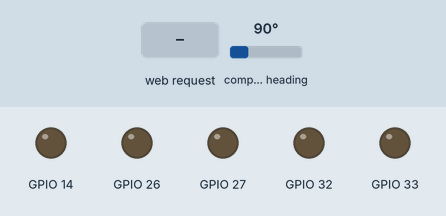
Simulated run of this sketch. Board: ESP32. Shown: output pins drawn as LEDs (lit = HIGH). The test bench sets the inputs (shaded band); at power-on: compass heading 90°. WiFi joins after 1.5 s; servers stay silent unless stated; what the sketch prints to the serial monitor is not drawn.

Above: at 2.7 s.
2.8 s: HTTP request GET /start received
At 3.1 s:
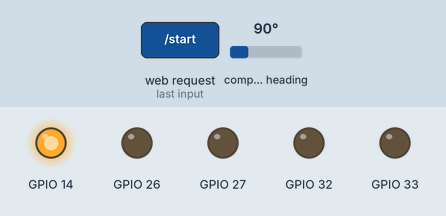
5.8 s: HTTP request GET /right received
At 6.2 s:
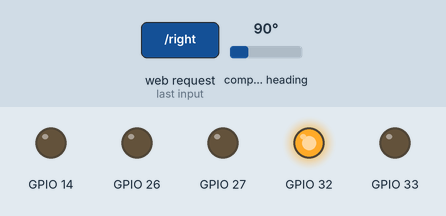
7.8 s: HTTP request GET /left received
At 8.2 s:
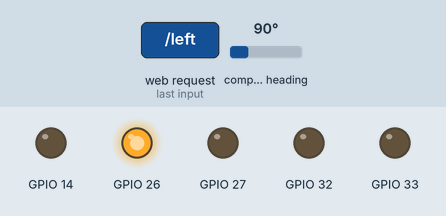
9.8 s: HTTP request GET /forward received
At 10.2 s:
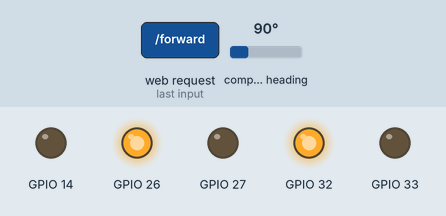
11.8 s: HTTP request GET /back received
At 12.2 s:
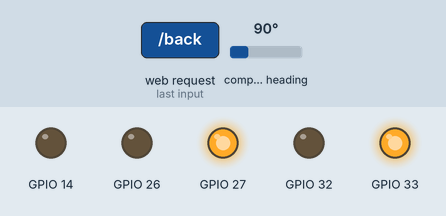
13.8 s: HTTP request GET /image_automatic?ms=120&a=120 received
At 14.2 s:
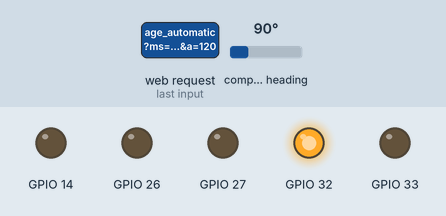
Timing chart, 0 to 16.3 s (numbered marks = the images above; inputs shaded):
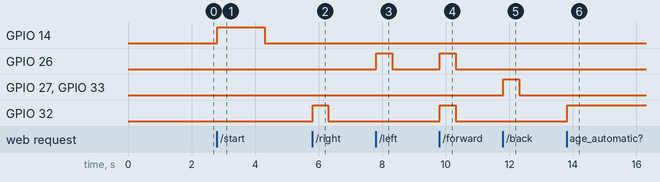

The sketch:

esp32_controller_todai2.ino
```cpp
#include <Wire.h>
#include <Adafruit_Sensor.h>
#include <Adafruit_BME280.h>
#include <MPU9250_asukiaaa.h>
#include <math.h>
#include <SoftwareSerial.h>
#include <WiFi.h>
#include <WiFiClient.h>
#include <WebServer.h>
#include <ESPmDNS.h>
#include <HTTPClient.h>

//マックスの家庭
const char* ssid = "C42B4484CD6E-2G";
const char* password = "xgkfxpet80ww44";

const IPAddress ip(192,168,3,15);
const IPAddress subnet(255,255,255,0);

//あべ家庭
//const char* ssid = "30F772BDEE2B-2G";
//const char* password = "2215092933052";
//
//const IPAddress ip(192, 168, 3, 7);
//const IPAddress gateway(192,168, 3, 1);
//const IPAddress subnet(255, 255, 255, 0);

//あべスマホ
//const char* ssid = "mayaphone";
//const char* password = "astroswitch";
//
//const IPAddress ip(192,168,3,15);
//const IPAddress subnet(255,255,255,0);

WebServer server(80);

Adafruit_BME280 bme;
SoftwareSerial mySerial(16, 17);
MPU9250_asukiaaa mySensor;

#ifdef _ESP32_HAL_I2C_H_
#define SDA_PIN 21
#define SCL_PIN 22
#endif

//#define PIN_IN1 32
//#define PIN_IN2 33
//#define PIN_IN3 26
//#define PIN_IN4 27

float aX, aY, aZ, aSqrt, gX, gY, gZ, mDirection, mX, mY, mZ, ang;
float mXoffset = 34.44;
float mYoffset = 102.13;
float mZoffset = 0;
float lonx;
float latx;
float lony =139.736954;
float laty =35.741970;
float _lonx;
float _latx;
float _lony;
float _laty;
double aa;
double ab;
float ac;
float ad;
float XY;
float pi = 3.14159265;
float r = 6378137;//地球半径[m]表示
float dis;
float disa;
float disb;
float disc;
float disd;
float disx;
float anga;
float angb;
float angm;
float angx;
float pres = 0;
float temp = 0;
float heig = 0;
float heigx = 0;
double a1;
double a2;
int a = 0;
int lonxx;
int latxx;
int mode=0;
int num=0;
int num2 = 0;
int num3 = 0;
float timer;


float mpu_ang();
float gps_ang();
float gps_dis();
double gps_read();
float read_heig(float, float);
void motor(int, int);
void motor2(int, int, int);
void fire(int); //ニクロム線発熱関数の宣言


float mpu_ang(){
    uint8_t sensorId;


  if (mySensor.magUpdate() == 0) {
    mX = mySensor.magX()-mXoffset;
    mY = mySensor.magY()-mYoffset;
    mZ = mySensor.magZ()-mZoffset;

    if (mX,mY>0){
      ang = (atan(mX/mY))*180/3.1415;
    }else{
      if(mX>0 && mY<0){
        ang = 180 + (atan(mX/mY))*180/3.1415;
      }else{
        if(mX<0 && mY<0){
          ang = 180 + (atan(mX/mY))*180/3.1415;
        }
        }
      }
    if (mX<0 && mY>0){
      ang = 360 + (atan(mX/mY))*180/3.1415;
    }

    return ang;

  }
}


void fire(int msec){
  digitalWrite(14, HIGH);
  delay(msec);
  digitalWrite(14, LOW);
}


void motor(int mode, int msec){
  switch(mode){

    case 0: //直進
     digitalWrite(32,HIGH);
     ledcWrite(1,0);
     digitalWrite(26,HIGH);
     ledcWrite(3,0);

     delay(msec);

     digitalWrite(32,LOW);
     ledcWrite(1,0);
     digitalWrite(26,LOW);
     ledcWrite(3,0);


      break;

    case 1: //後退
     digitalWrite(32,LOW);
     ledcWrite(1,255);
     digitalWrite(26,LOW);
     ledcWrite(3,255);

     delay(msec);

     digitalWrite(32,LOW);
     ledcWrite(1,0);
     digitalWrite(26,LOW);
     ledcWrite(3,0);


      break;

    case 2: //右回転
     digitalWrite(32,HIGH);
     ledcWrite(1,0);
     digitalWrite(26,LOW);
     ledcWrite(3,0);

     delay(msec);

     digitalWrite(32,LOW);
     ledcWrite(1,0);
     digitalWrite(26,LOW);
     ledcWrite(3,0);


      break;

    case 3: //左回転
     digitalWrite(32,LOW);
     ledcWrite(1,0);
     digitalWrite(26,HIGH);
     ledcWrite(3,0);

     delay(msec);

     digitalWrite(32,LOW);
     ledcWrite(1,0);
     digitalWrite(26,LOW);
     ledcWrite(3,0);


      break;

  }
}


void motor2(int mode, int left, int right){
  switch(mode){

    case 0: //直進
     digitalWrite(32,HIGH);
     ledcWrite(1,0);
     digitalWrite(26,HIGH);
     ledcWrite(3,0);
      break;

    case 1: //後退
     digitalWrite(32,LOW);
     ledcWrite(1,left);
     digitalWrite(26,LOW);
     ledcWrite(3,right);
      break;

    case 2: //右回転
     digitalWrite(32,HIGH);
     ledcWrite(1,0);
     digitalWrite(26,LOW);
     ledcWrite(3,0);
      break;

    case 3: //左回転
     digitalWrite(32,LOW);
     ledcWrite(1,0);
     digitalWrite(26,HIGH);
     ledcWrite(3,0);
      break;

    case 4: //右回転強め
     digitalWrite(32,HIGH);
     ledcWrite(1,0);
     digitalWrite(26,LOW);
     ledcWrite(3,255);
      break;

  }
}

void run_cmd(int num4, int msec){  //num4にコマンドの種類、msecに動作時間(ms)
  switch(num4){
    case 0: //ニクロム線点火
     digitalWrite(14,HIGH);
     delay(msec);
     digitalWrite(14,LOW);

    case 1: //前進
     digitalWrite(32,HIGH);
     ledcWrite(1,0);
     digitalWrite(26,HIGH);
     ledcWrite(3,0);

     delay(msec);

     digitalWrite(32,LOW);
     ledcWrite(1,0);
     digitalWrite(26,LOW);
     ledcWrite(3,0);


      break;

    case 2: //後退
     digitalWrite(32,LOW);
     ledcWrite(1,255);
     digitalWrite(26,LOW);
     ledcWrite(3,255);

     delay(msec);

     digitalWrite(32,LOW);
     ledcWrite(1,0);
     digitalWrite(26,LOW);
     ledcWrite(3,0);


      break;

    case 3: //右回転
     digitalWrite(32,HIGH);
     ledcWrite(1,0);
     digitalWrite(26,LOW);
     ledcWrite(3,0);

     delay(msec);

     digitalWrite(32,LOW);
     ledcWrite(1,0);
     digitalWrite(26,LOW);
     ledcWrite(3,0);


      break;

    case 4: //左回転
     digitalWrite(32,LOW);
     ledcWrite(1,0);
     digitalWrite(26,HIGH);
     ledcWrite(3,0);

     delay(msec);

     digitalWrite(32,LOW);
     ledcWrite(1,0);
     digitalWrite(26,LOW);
     ledcWrite(3,0);

      break;

  }

}

void handleright() {
  if (num==1){
    if (server.hasArg("ms")) {
      int j = server.arg("ms").toInt();
      run_cmd(3,j);
    }else{
      run_cmd(3,500);
    }
    server.send(200, "text/plain", "go right");
    Serial.println("right working");
  }
}

void handlerightlittle() {
  if (num==1){
    run_cmd(3,200);
    delay(5000);
    server.send(200, "text/plain", "go right little");
    Serial.println("right little working");
  }
}


void handleleft() {
  if (num==1){
    if (server.hasArg("ms")) {
      int j = server.arg("ms").toInt();
      run_cmd(4,j);
    }else{
      run_cmd(4,500);
    }
    server.send(200, "text/plain", "go left");
    Serial.println("left working");
  }
}


void handleforward() {
  if (num==1){
    if (server.hasArg("ms")) {
      int j = server.arg("ms").toInt();
      run_cmd(1,j);
    }else{
      run_cmd(1,500);
    }
    server.send(200, "text/plain", "go forward");
    Serial.println("forward working");
  }
}


void handleback() {
  if (num==1){
    if (server.hasArg("ms")) {
      int j = server.arg("ms").toInt();
      run_cmd(2,j);
    }else{
      run_cmd(2,500);
    }
    server.send(200, "text/plain", "go back");
    Serial.println("back working");
  }
}


void handleautomatic() {
  if (num==1){
    float angx;
    float angy;
    float anga;
    float angb;

    if (server.hasArg("a")) {
      int i = server.arg("a").toInt();
      angx = mpu_ang();
      angy = angx + i;
      if(angy<0){
        angy = angy + 360;
      }

      anga = angy - 5;
      angb = angy + 5;

      while(angx<anga||angb<angx){
        motor2(2,0,0);
        angx = mpu_ang();
      }
      motor(0,400);
      delay(5000);
    }
    server.send(200, "text/plain", "image processing");
  }
}


void automastart(){
  if (num==0){
    fire(1500);
    num = 1;
  }
}


void automaend(){
  if (num==1){
    num = 0;
  }
}


void handleNotFound() {
  String message = "File Not Found\n\n";
  message += "URI: ";
  message += server.uri();
  message += "\nMethod: ";
  message += (server.method() == HTTP_GET) ? "GET" : "POST";
  message += "\nArguments: ";
  message += server.args();
  message += "\n";
  for (uint8_t j = 0; j < server.args(); j++) {
    message += " " + server.argName(j) + ": " + server.arg(j) + "\n";
  }
  server.send(404, "text/plain", message);
  a = 1;
}


void setup() {
  if (!WiFi.config(ip,ip,subnet)){
     Serial.println("Failed to configure!");
  }

  Serial.begin(115200);
  WiFi.mode(WIFI_STA);
  WiFi.begin(ssid, password);
  Serial.println("");

  // Wait for connection
  while (WiFi.status() != WL_CONNECTED) {
    delay(500);
    Serial.print(".");
  }
  Serial.println("");
  Serial.print("Connected to ");
  Serial.println(ssid);
  Serial.print("IP address: ");
  Serial.println(WiFi.localIP());

  if (MDNS.begin("esp32")) {
    Serial.println("MDNS responder started");
  }

  pinMode(32,OUTPUT);

  pinMode(33,OUTPUT);
  ledcSetup(1, 1000, 8);
  ledcAttachPin(33, 1);

  pinMode(26,OUTPUT);

  pinMode(27,OUTPUT);
  ledcSetup(3, 1000, 8);
  ledcAttachPin(27, 3);

  pinMode(14,OUTPUT);


  server.on("/right", handleright);
  server.on("/left", handleleft);
  server.on("/forward", handleforward);
  server.on("/back", handleback);


  server.on("/right_little", handlerightlittle);

  server.on("/image_automatic", handleautomatic);

  server.on("/start", automastart);
  server.on("/end", automaend);

  server.onNotFound(handleNotFound);


  server.begin();

}


void loop() {
  server.handleClient();
  delay(100);
  }
```

Measured:
- after the input at 2.8 s, GPIO 14: LOW → HIGH at once, → LOW 1.5 s later
- after the input at 5.8 s, GPIO 32: LOW → HIGH at once, → LOW 0.50 s later
- after the input at 7.8 s, GPIO 26: LOW → HIGH at once, → LOW 0.50 s later
- after the input at 9.8 s, GPIO 26, GPIO 32: LOW → HIGH at once, → LOW 0.50 s later
- after the input at 11.8 s, GPIO 27, GPIO 33: LOW → HIGH at once, → LOW 0.50 s later
- after the input at 13.8 s, GPIO 32: LOW → HIGH at once
